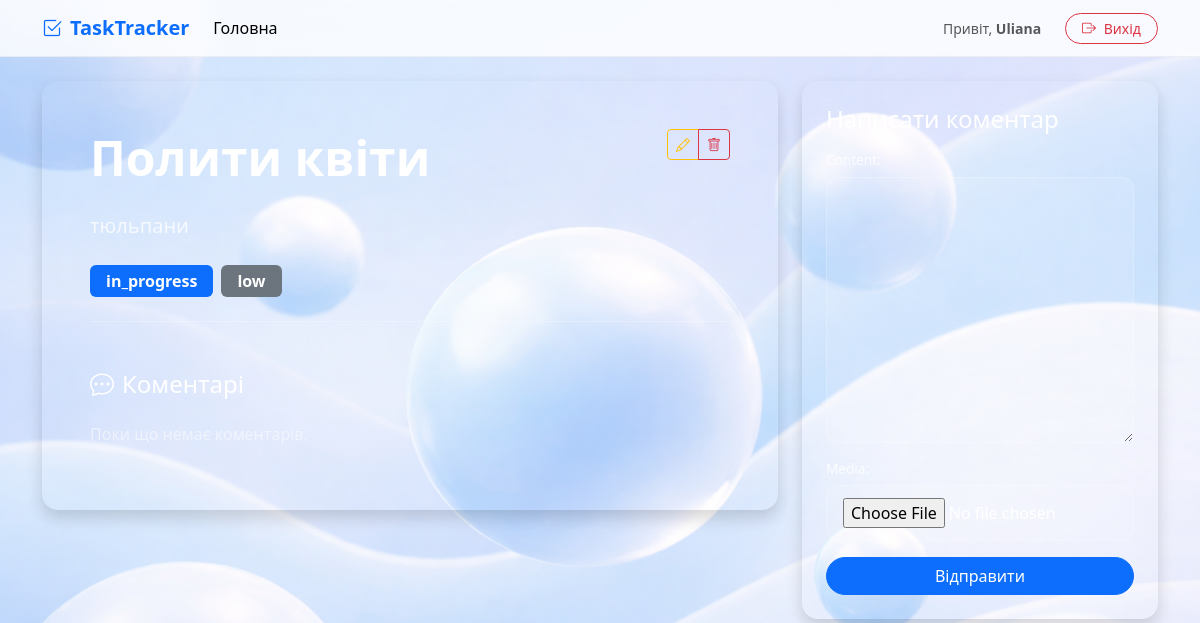
Screenshot of /7/ (signed in) with the database file from the repository.
### tasks/models.py (models this page shows, shortened)
class Task(models.Model):
    STATUS_CHOICES = [
        ("todo", "To Do"),
        ("in_progress", "In Progress"),
        ("done", "Done"),
    ]
    PRIORITY_CHOICES = [
        ("low", "Low"),
        ("medium", "Medium"),
        ("high", "High"),
    ]
    title = models.CharField(max_length=256)
    description = models.TextField()
    status = models.CharField(max_length=20, choices=STATUS_CHOICES, default="todo")
    priority = models.CharField(max_length=20, choices=PRIORITY_CHOICES, default="medium")
    due_date = models.DateField(null=True, blank=True)
    creator = models.ForeignKey(User, on_delete=models.CASCADE, related_name="tasks")

### tasks/views.py (the view, shortened to what this page needs)
# urls.py: path("<int:pk>/", TaskDetailView.as_view(), name="task-detail"),
class TaskDetailView(LoginRequiredMixin, DetailView):
    model = models.Task
    context_object_name = "task"
    template_name = 'tasks/task_detail.html'
    def get_context_data(self, **kwargs):
        context = super().get_context_data(**kwargs)
        context['comment_form'] = CommentForm()  # Додаємо порожню форму коментаря в контекст
        return context

### tasks/forms.py
class CommentForm(forms.ModelForm):
    class Meta:
        model = Comment
        fields = ['content', 'media']
        widgets = {
            "media": forms.FileInput()
        }

### templates/tasks/task_detail.html (shortened to what this page needs)
{% extends 'base.html' %}
{% load custom_tags %}
{% block content %}
<div class="row g-4">
    <div class="col-lg-8">
        <div class="custom-glass p-4 p-md-5 shadow rounded-4 text-white mb-4">
            <div class="d-flex justify-content-between align-items-start mb-3">
                <h2 class="display-5 fw-bold">{{ task.title }}</h2>
                <div class="btn-group">
                    <a href="{% url 'tasks:task-update' task.id %}" class="btn btn-outline-warning btn-sm"><i class="bi bi-pencil"></i></a>
                    <a href="{% url 'tasks:task-delete' task.id %}" class="btn btn-outline-danger btn-sm"><i class="bi bi-trash"></i></a>
                </div>
            </div>
            <p class="lead opacity-75 mb-4">{{ task.description }}</p>
            <div class="d-flex gap-2 mb-4">
                <span class="badge bg-primary p-2 px-3 fs-6">{{ task.status }}</span>
                <span class="badge bg-secondary p-2 px-3 fs-6">{{ task.priority }}</span>
            </div>
            <hr class="opacity-25">
            <h3 class="h4 mt-5 mb-4"><i class="bi bi-chat-dots me-2"></i>Коментарі</h3>
            {% for comment in task.comments.all %}
                <div class="card bg-dark bg-opacity-25 border-0 text-white mb-3 shadow-sm">
                    <div class="card-body">
                        <p class="mb-3">{{ comment.content }}</p>
                        {% if comment.media %}
                            <div class="mb-3 rounded overflow-hidden shadow-sm" style="max-width: 300px;">
                                {% if comment.media.url|endswith:".jpg" or comment.media.url|endswith:".png" or comment.media.url|endswith:".jpeg" or comment.media.url|endswith:".avif" %}
                                    <img src="{{ comment.media.url }}" class="img-fluid" alt="Медіа">
                                {% elif comment.media.url|endswith:".mp4" %}
                                    <video class="w-100" controls><source src="{{ comment.media.url }}" type="video/mp4"></video>
                                {% endif %}
                            </div>
                        {% endif %}
                        <div class="d-flex justify-content-between align-items-center">
                            <small class="opacity-75"><i class="bi bi-person-circle me-1"></i>{{ comment.author.username }}</small>
                            <form action="{% url 'tasks:comment-like-toggle' comment.id %}" method="post" class="m-0">
                                {% csrf_token %}
                                <button type="submit" class="btn btn-sm {% if request.user in comment.likes.all %}btn-success{% else %}btn-outline-light{% endif %} rounded-pill">
                                    <i class="bi bi-heart-fill me-1"></i> {{ comment.likes.count }}
                                </button>
                            </form>
                        </div>
                    </div>
                </div>
            {% empty %}
                <p class="opacity-50">Поки що немає коментарів.</p>
            {% endfor %}
        </div>
    </div>
    <div class="col-lg-4">
        <div class="custom-glass p-4 shadow rounded-4 text-white sticky-top" style="top: 100px;">
            <h4 class="mb-3">Написати коментар</h4>
            <form action="{% url 'tasks:task-detail' task.id %}" method="post" enctype="multipart/form-data">
                <div class="mb-3 custom-form-fields">
                    {{ comment_form.as_p }}
                </div>
                <button type="submit" class="btn btn-primary w-100 rounded-pill">Відправити</button>
            </form>
        </div>
    </div>
</div>
{% endblock %}

### templates/base.html (shortened to what this page needs)
{% load static %}
<!DOCTYPE html>
<html lang="uk">
<head>
    <link href="https://cdn.jsdelivr.net/npm/bootstrap@5.3.0/dist/css/bootstrap.min.css" rel="stylesheet">
    <link rel="stylesheet" href="https://cdn.jsdelivr.net/npm/bootstrap-icons@1.11.0/font/bootstrap-icons.css">
    <link href="{% static 'css/site.css' %}" rel="stylesheet">
</head>
<body>
    <nav class="navbar navbar-expand-lg navbar-custom sticky-top">
        <div class="container">
            <a class="navbar-brand fw-bold text-primary" href="{% url 'tasks:task-list' %}">
                <i class="bi bi-check2-square me-2"></i>TaskTracker
            </a>
            <div class="collapse navbar-collapse" id="navbarNav">
                <ul class="navbar-nav me-auto">
                    <li class="nav-item">
                        <a class="nav-link active" href="{% url 'tasks:task-list' %}">Головна</a>
                    </li>
                </ul>
                <div class="d-flex align-items-center gap-2">
                    {% if user.is_authenticated %}
                        <span class="navbar-text me-3 small">
                            Привіт, <strong>{{ user.username }}</strong>
                        </span>
                        <form action="{% url 'tasks:logout' %}" method="post" class="m-0">
                            <button type="submit" class="btn btn-sm btn-outline-danger rounded-pill px-3">
                                <i class="bi bi-box-arrow-right me-1"></i> Вихід
                            </button>
                        </form>
                    {% else %}
                        <a href="{% url 'tasks:login' %}" class="btn btn-sm btn-link text-decoration-none text-dark">Вхід</a>
                        <a href="{% url 'tasks:register' %}" class="btn btn-sm btn-primary rounded-pill px-4 shadow-sm">
                            Реєстрація
                        </a>
                    {% endif %}
                </div>
            </div>
        </div>
    </nav>
    <main class="py-4">
        <div class="container">
            {% block content %}
            {% endblock %}
        </div>
    </main>
</body>
</html>

### static/css/site.css (style rules this page uses)
html, body { height: 100%; margin: 0; }
.custom-form-fields input, .custom-form-fields textarea, .custom-form-fields select { display: block; width: 100%; padding: 0.75rem 1rem; background-color: rgba(255, 255, 255, 0.1) !important; border: 1px solid rgba(255, 255, 255, 0.2); border-radius: 12px; color: white !important; margin-bottom: 1rem; }
.custom-form-fields p label { font-size: 0.85rem; opacity: 0.8; margin-bottom: 0.4rem; display: block; }

### rows the page displays
Task: title "Полити квіти", description "тюльпани", status "in_progress", priority "low"

### other values shown
{{ user.username }} "Uliana"
